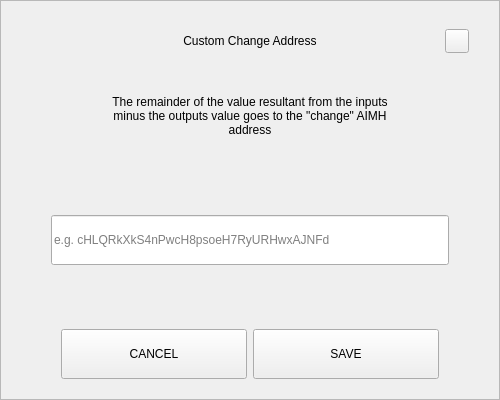
<?xml version="1.0" encoding="UTF-8"?>
<ui version="4.0">
 <class>SendChangeAddressDialog</class>
 <widget class="QDialog" name="SendChangeAddressDialog">
  <property name="geometry">
   <rect>
    <x>0</x>
    <y>0</y>
    <width>500</width>
    <height>400</height>
   </rect>
  </property>
  <property name="windowTitle">
   <string>Dialog</string>
  </property>
  <layout class="QVBoxLayout" name="verticalLayout">
   <property name="spacing">
    <number>0</number>
   </property>
   <property name="leftMargin">
    <number>0</number>
   </property>
   <property name="topMargin">
    <number>0</number>
   </property>
   <property name="rightMargin">
    <number>0</number>
   </property>
   <property name="bottomMargin">
    <number>0</number>
   </property>
   <item>
    <widget class="QFrame" name="frame">
     <property name="styleSheet">
      <string notr="true"/>
     </property>
     <property name="frameShape">
      <enum>QFrame::StyledPanel</enum>
     </property>
     <property name="frameShadow">
      <enum>QFrame::Raised</enum>
     </property>
     <layout class="QVBoxLayout" name="verticalLayout_2" stretch="0,0,0,0,0,0,0">
      <property name="spacing">
       <number>0</number>
      </property>
      <property name="leftMargin">
       <number>30</number>
      </property>
      <property name="topMargin">
       <number>20</number>
      </property>
      <property name="rightMargin">
       <number>30</number>
      </property>
      <property name="bottomMargin">
       <number>20</number>
      </property>
      <item>
       <layout class="QHBoxLayout" name="horizontalLayout_3">
        <property name="spacing">
         <number>0</number>
        </property>
        <item>
         <spacer name="horizontalSpacer_2">
          <property name="orientation">
           <enum>Qt::Horizontal</enum>
          </property>
          <property name="sizeHint" stdset="0">
           <size>
            <width>40</width>
            <height>20</height>
           </size>
          </property>
         </spacer>
        </item>
        <item>
         <widget class="QLabel" name="labelTitle">
          <property name="minimumSize">
           <size>
            <width>0</width>
            <height>40</height>
           </size>
          </property>
          <property name="maximumSize">
           <size>
            <width>16777215</width>
            <height>40</height>
           </size>
          </property>
          <property name="styleSheet">
           <string notr="true">padding-left:24px;</string>
          </property>
          <property name="text">
           <string>Custom Change Address</string>
          </property>
          <property name="alignment">
           <set>Qt::AlignCenter</set>
          </property>
          <property name="margin">
           <number>7</number>
          </property>
         </widget>
        </item>
        <item>
         <spacer name="horizontalSpacer">
          <property name="orientation">
           <enum>Qt::Horizontal</enum>
          </property>
          <property name="sizeHint" stdset="0">
           <size>
            <width>40</width>
            <height>20</height>
           </size>
          </property>
         </spacer>
        </item>
        <item>
         <widget class="QPushButton" name="btnEsc">
          <property name="minimumSize">
           <size>
            <width>24</width>
            <height>24</height>
           </size>
          </property>
          <property name="maximumSize">
           <size>
            <width>24</width>
            <height>24</height>
           </size>
          </property>
          <property name="focusPolicy">
           <enum>Qt::NoFocus</enum>
          </property>
          <property name="text">
           <string/>
          </property>
         </widget>
        </item>
       </layout>
      </item>
      <item>
       <spacer name="verticalSpacer_2">
        <property name="orientation">
         <enum>Qt::Vertical</enum>
        </property>
        <property name="sizeType">
         <enum>QSizePolicy::Fixed</enum>
        </property>
        <property name="sizeHint" stdset="0">
         <size>
          <width>20</width>
          <height>20</height>
         </size>
        </property>
       </spacer>
      </item>
      <item alignment="Qt::AlignHCenter">
       <widget class="QLabel" name="labelMessage">
        <property name="minimumSize">
         <size>
          <width>0</width>
          <height>70</height>
         </size>
        </property>
        <property name="text">
         <string>The remainder of the value resultant from the inputs minus the outputs value goes to the &quot;change&quot; AIMH address</string>
        </property>
        <property name="alignment">
         <set>Qt::AlignCenter</set>
        </property>
        <property name="wordWrap">
         <bool>true</bool>
        </property>
       </widget>
      </item>
      <item>
       <spacer name="verticalSpacer_3">
        <property name="orientation">
         <enum>Qt::Vertical</enum>
        </property>
        <property name="sizeHint" stdset="0">
         <size>
          <width>20</width>
          <height>40</height>
         </size>
        </property>
       </spacer>
      </item>
      <item>
       <layout class="QHBoxLayout" name="horizontalLayout_2">
        <property name="spacing">
         <number>0</number>
        </property>
        <property name="leftMargin">
         <number>20</number>
        </property>
        <property name="rightMargin">
         <number>20</number>
        </property>
        <item>
         <widget class="QLineEdit" name="lineEditAddress">
          <property name="minimumSize">
           <size>
            <width>0</width>
            <height>50</height>
           </size>
          </property>
          <property name="placeholderText">
           <string notr="true">e.g. cHLQRkXkS4nPwcH8psoeH7RyURHwxAJNFd</string>
          </property>
         </widget>
        </item>
       </layout>
      </item>
      <item>
       <spacer name="verticalSpacer">
        <property name="orientation">
         <enum>Qt::Vertical</enum>
        </property>
        <property name="sizeHint" stdset="0">
         <size>
          <width>20</width>
          <height>40</height>
         </size>
        </property>
       </spacer>
      </item>
      <item>
       <layout class="QHBoxLayout" name="horizontalLayout" stretch="2,2">
        <property name="spacing">
         <number>6</number>
        </property>
        <property name="leftMargin">
         <number>30</number>
        </property>
        <property name="rightMargin">
         <number>30</number>
        </property>
        <item>
         <widget class="QPushButton" name="btnCancel">
          <property name="minimumSize">
           <size>
            <width>180</width>
            <height>50</height>
           </size>
          </property>
          <property name="focusPolicy">
           <enum>Qt::NoFocus</enum>
          </property>
          <property name="text">
           <string>CANCEL</string>
          </property>
         </widget>
        </item>
        <item>
         <widget class="QPushButton" name="btnSave">
          <property name="minimumSize">
           <size>
            <width>180</width>
            <height>50</height>
           </size>
          </property>
          <property name="focusPolicy">
           <enum>Qt::NoFocus</enum>
          </property>
          <property name="text">
           <string>SAVE</string>
          </property>
         </widget>
        </item>
       </layout>
      </item>
     </layout>
    </widget>
   </item>
  </layout>
 </widget>
 <resources/>
 <connections/>
</ui>
